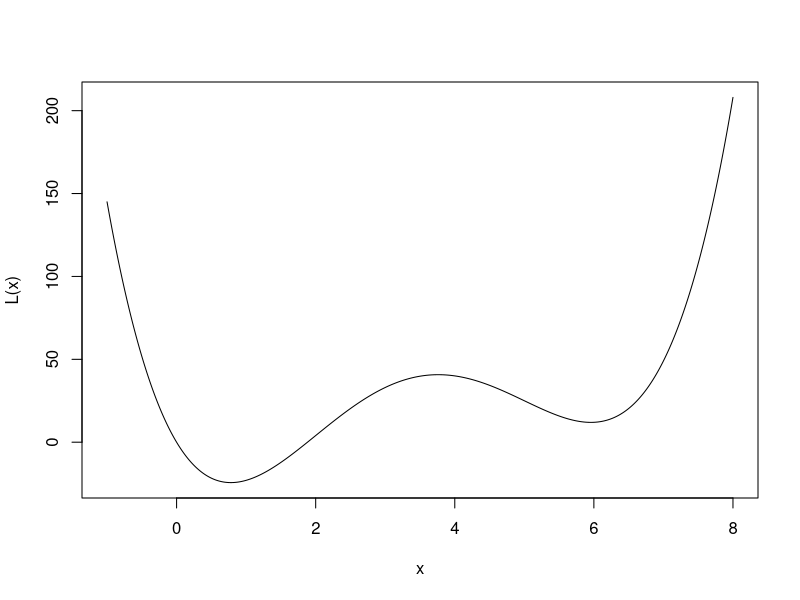
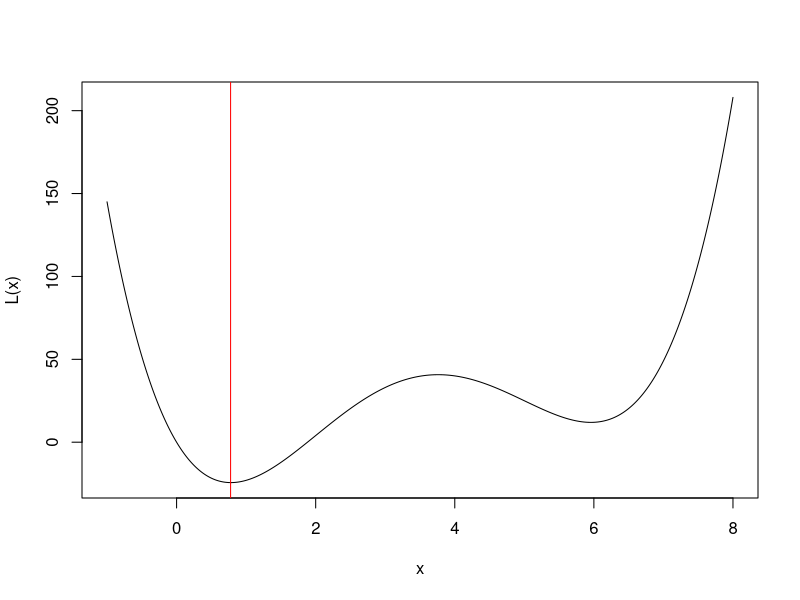
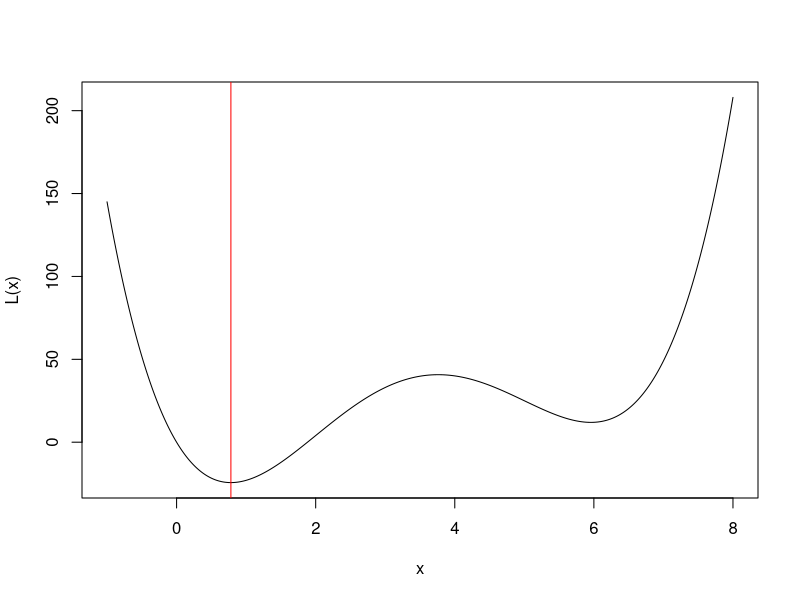
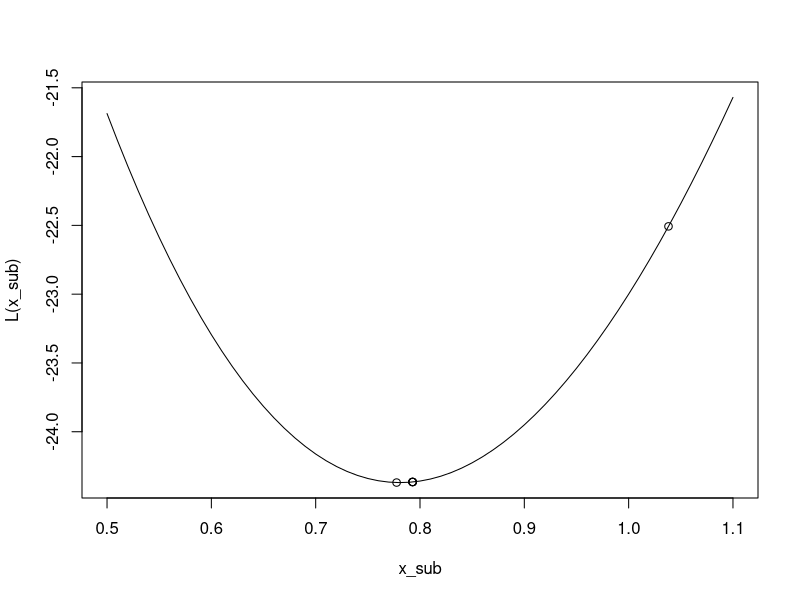
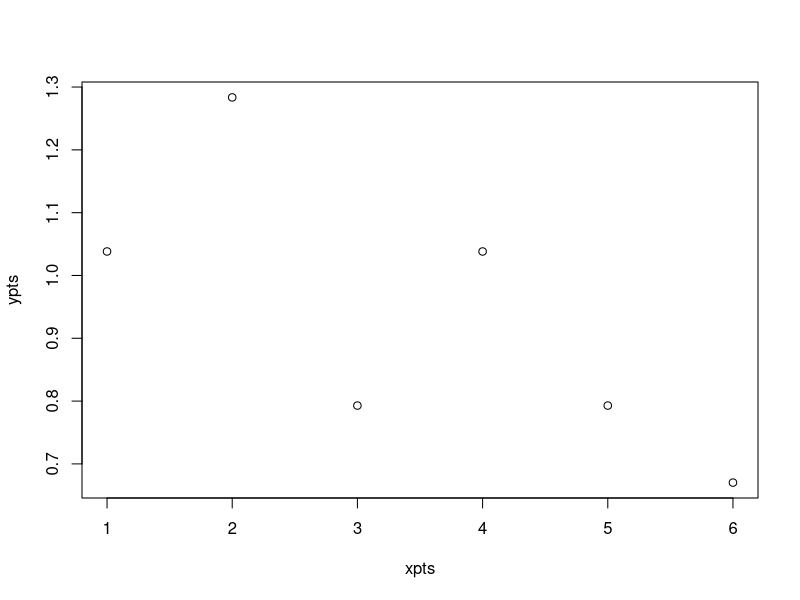
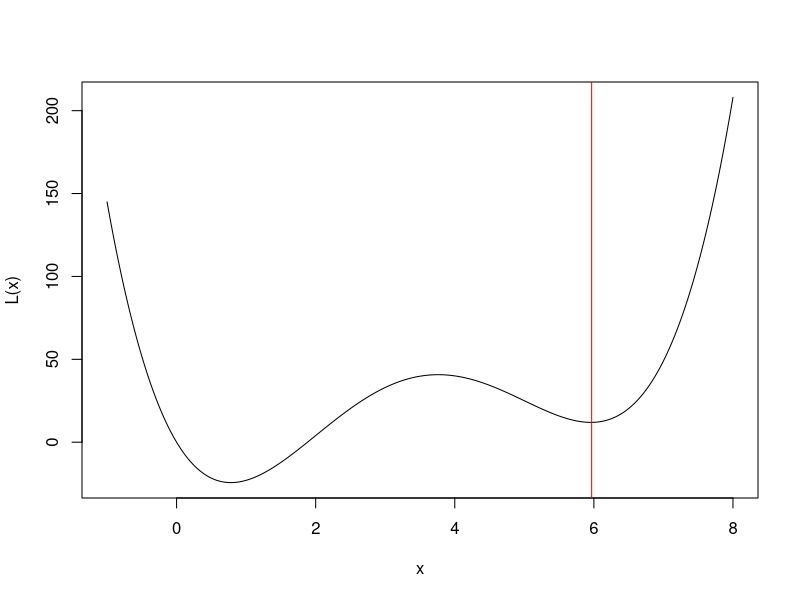
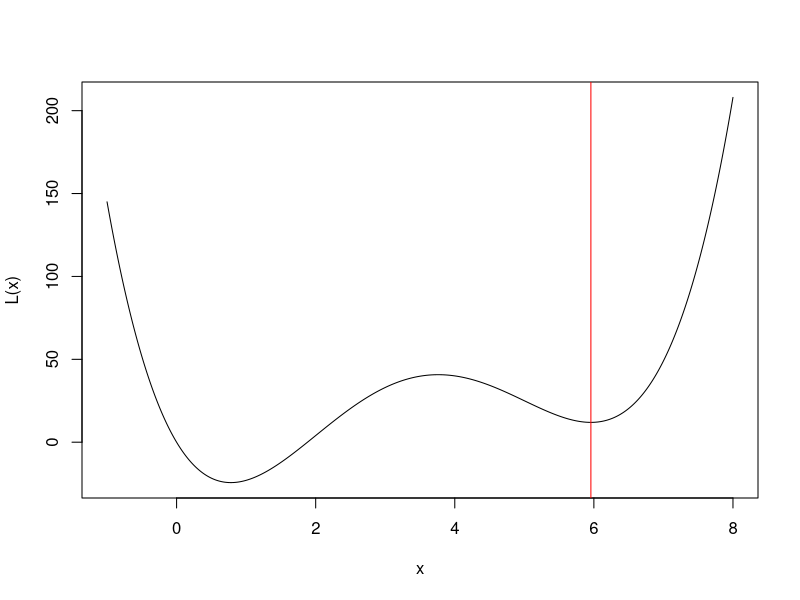
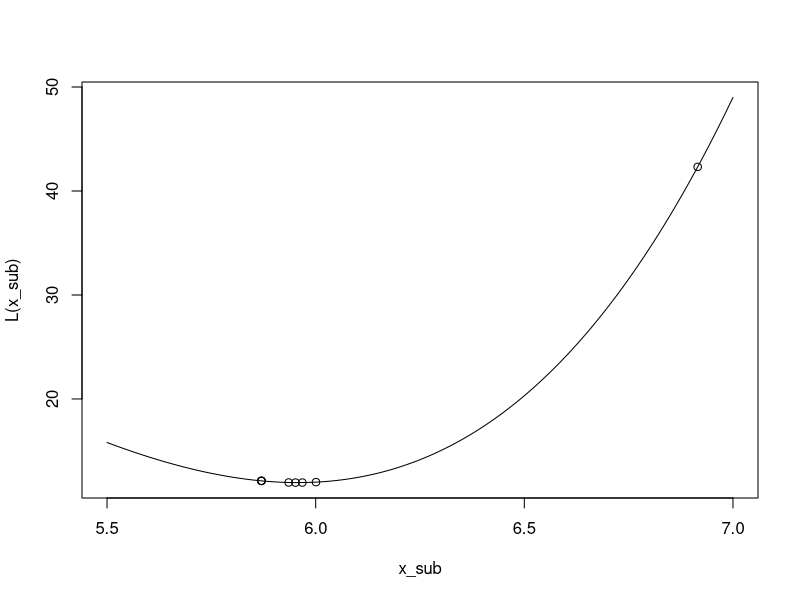

Here is the R script that generated these plots, in order:
## ---- chunk 1
set.seed(42)
## ---- chunk 2
L <- function(x) {
    x^4 - 14*x^3 + 60*x^2 - 70*x
}
## ---- chunk 3
# plot function
x <- seq(-1, 8, 0.001)
plot(x, L(x), type="l")
## ---- chunk 4
example_nm <- function(par=c(0, 2), fn = L, return_points=FALSE) {
    # parameters
    alpha <- 1
    gamma <- 2
    rho <- 0.5
    sigma <- 0.5
    
    # termination criteria
    max_term <- 100
    sd_threshold <- 0.01
    
    dim <- 2
    points <- runif(dim, min=par[1], max=par[2])
    
    point_mat <- NA
    
    iter <- 1
    while(sd(points) >= sd_threshold & iter <= max_term) {
        # Order points
        points <- points[order(L(points))]
        if (return_points) {
            if (iter == 1) {
                point_mat <- matrix(points, nrow=1, ncol=dim)
            } else {
                point_mat <- rbind(point_mat, matrix(points, nrow=1, ncol=dim))
            }
        }
        
        # Compute centroid - this is merely the first point (2 points only)
        centroid <- points[1:dim-1] / (dim-1)
        # Reflect about centroid
        reflected_point <- centroid +  alpha * (centroid - points[dim])
        val_r <- L(reflected_point)
        # don't need to check reflected
        # criteria; if better than x_n but not better than x_1; isn't possible
        # since x_1 = x_n here
        
        # Expand step
        if (val_r < L(points[1])) {
            expanded <- centroid + gamma * (reflected_point - centroid)
            if (L(expanded) < val_r) {
                points[dim] <- expanded
            } else {
                points[dim] <- reflected_point
            }
        } else {
            contracted <- centroid + rho * (reflected_point - centroid)
            if (L(contracted) < L(points[dim])) {
                # contract
                points[dim] <- contracted
            } else {
                # shrink
                points <- points[1] + sigma * (points - points[1])
            }
        }
        # next iteration
        iter <- iter + 1
    }
    if (return_points) {
        return(point_mat)
    }
    return(points[1])
}
## ---- chunk 5
print(example_nm())
plot(x, L(x), type="l")
abline(v=example_nm(), col="red")
## ---- chunk 6
my_loss <- function(x) {
    L(x)[1]
}
val <- optim(par = c(0, 2), fn = my_loss, method="Nelder-Mead")$par[1]
print(val)
plot(x, L(x), type="l")
abline(v=val, col="red")
## ---- chunk 7
all_points <- example_nm(return_points = TRUE)
best_points <- all_points[,1]
print(best_points)
x_sub <- seq(0.5, 1.1, 0.01)
plot(x_sub, L(x_sub), type="l")
points(best_points, L(best_points))
## ---- chunk 8
xpts <- rep(1:length(best_points),each=dim)
ypts <- vector(mode="numeric",length=length(xpts))
for (i in 1:length(xpts)) {
    if (i %% 2 == 0) {
        ypts[i] <- all_points[i/2,2]
    } else {
        ypts[i] <- all_points[floor(i/2)+1,1]
    }
}
plot(xpts, ypts)
## ---- chunk 9
print(example_nm(par=c(6,8)))
plot(x, L(x), type="l")
abline(v=example_nm(par=c(6,8)), col="red")
## ---- chunk 10
my_loss <- function(x) {
    L(x)[1]
}
val <- optim(par = c(6, 8), fn = my_loss, method="Nelder-Mead")$par[1]
print(val)
plot(x, L(x), type="l")
abline(v=val, col="red")
## ---- chunk 11
all_points <- example_nm(par = c(6,8), return_points = TRUE)
best_points <- all_points[,1]
print(best_points)
x_sub <- seq(5.5, 7, 0.01)
plot(x_sub, L(x_sub), type="l")
points(best_points, L(best_points))
## ---- chunk 12
xpts <- rep(1:length(best_points),each=dim)
ypts <- vector(mode="numeric",length=length(xpts))
for (i in 1:length(xpts)) {
    if (i %% 2 == 0) {
        ypts[i] <- all_points[i/2,2]
    } else {
        ypts[i] <- all_points[floor(i/2)+1,1]
    }
}
plot(xpts, ypts)
